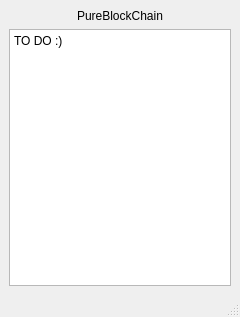
<?xml version="1.0" encoding="UTF-8"?>
<ui version="4.0">
 <class>MainWindow</class>
 <widget class="QMainWindow" name="MainWindow">
  <property name="geometry">
   <rect>
    <x>0</x>
    <y>0</y>
    <width>240</width>
    <height>317</height>
   </rect>
  </property>
  <property name="windowTitle">
   <string>MainWindow</string>
  </property>
  <widget class="QWidget" name="centralwidget">
   <layout class="QVBoxLayout" name="verticalLayout">
    <item>
     <widget class="QLabel" name="label">
      <property name="text">
       <string>PureBlockChain</string>
      </property>
      <property name="alignment">
       <set>Qt::AlignCenter</set>
      </property>
     </widget>
    </item>
    <item>
     <widget class="QPlainTextEdit" name="plainTextEdit">
      <property name="plainText">
       <string>TO DO :)</string>
      </property>
     </widget>
    </item>
   </layout>
  </widget>
  <widget class="QMenuBar" name="menubar">
   <property name="geometry">
    <rect>
     <x>0</x>
     <y>0</y>
     <width>240</width>
     <height>30</height>
    </rect>
   </property>
  </widget>
  <widget class="QStatusBar" name="statusbar"/>
 </widget>
 <resources/>
 <connections/>
</ui>
